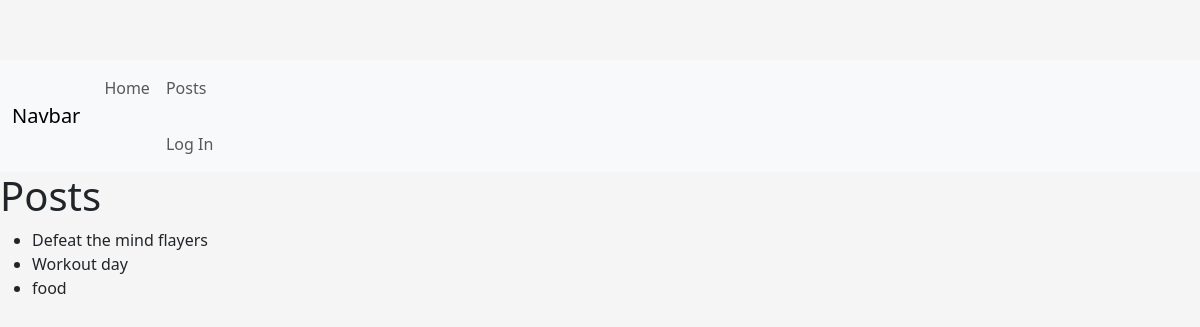
The app's page /posts/, older data.
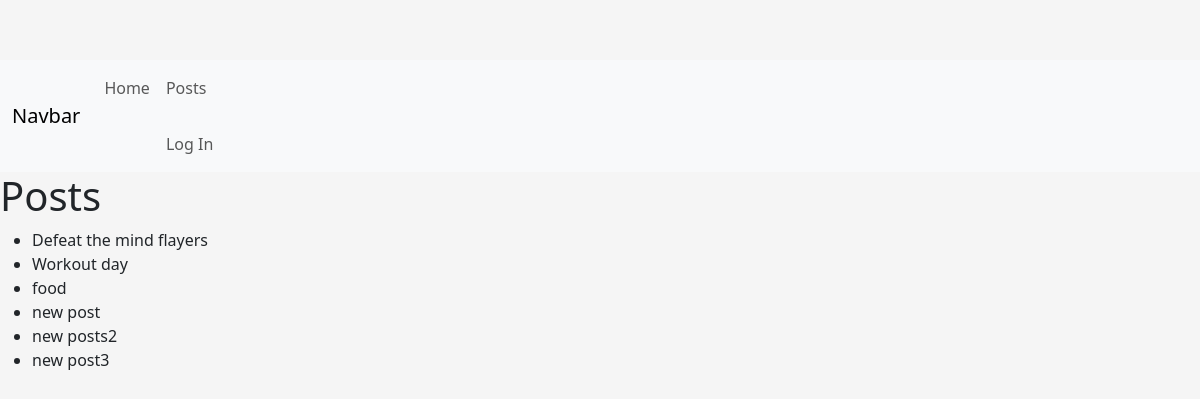
The same page, newer data.
### posts/models.py (models this page shows, shortened)
class Post(models.Model):
    title = models.CharField(max_length=200)
    subtitle = models.CharField(max_length=200)
    author = models.ForeignKey(
        get_user_model(),
        on_delete=models.CASCADE,
    )
    body = models.TextField()
    created_on = models.DateTimeField(auto_now_add=True)

### posts/views.py (the view)
# urls.py: path('', views.PostListView.as_view(), name='list'),
class PostListView(ListView):
    model = Post
    template_name = 'posts/list.html'

### templates/posts/list.html (shortened to what this page needs)
{% extends 'base.html' %}
{% block content %}
    <h1>Posts</h1>
<ul>
    {% for post in post_list %}
    <li>{{ post.title }}</li>
    {% endfor %}
</ul>
{% endblock content %}

### templates/base.html (shortened to what this page needs)
{% load static %}
<!DOCTYPE html>
<html lang="en">
<head>
    <link href="https://cdn.jsdelivr.net/npm/bootstrap@5.3.2/dist/css/bootstrap.min.css" rel="stylesheet"
>
    <link rel="stylesheet" href="{% static 'css/base.css' %}">
</head>
<body>
    <nav class="navbar navbar-expand-lg bg-body-tertiary">
        <div class="container-fluid">
          <a class="navbar-brand" href="{% url 'list' %}">Navbar</a>
          <div class="collapse navbar-collapse" id="navbarNav">
            <ul class="navbar-nav">
              <li class="nav-item">
                <a class="nav-link" aria-current="page" href="#">Home</a>
              </li>
              <li class="nav-item">
                <a class="nav-link" href="{% url 'list' %}">Posts</a>
                {% if user.is_authenticated %}
              </li>
              <li class="nav-item">
                <a class="nav-link" href="{% url 'new' %}">New Posts</a>
                <a class="nav-link" href="{% url 'password_change' %}">Change Password</a>
                <a class="nav-link" href="{% url 'logout' %}">Log Out</a>
                {% else %}
                <a class="nav-link" href="{% url 'signup' %}"></a>
                <a class="nav-link" href="{% url 'login' %}">Log In</a>
                {% endif %}
              </li>
            </ul>
          </div>
        </div>
      </nav>
    {% block content %}
    {% endblock content %}
</body>
</html>

### static/css/base.css (style rules this page uses)
body { background-color: #f5f5f5; padding-top: 60px; padding-bottom: 40px; }

Row changes from the older to the newer data that the page shows:
added Post: title "new post"
added Post: title "new posts2"
added Post: title "new post3"
